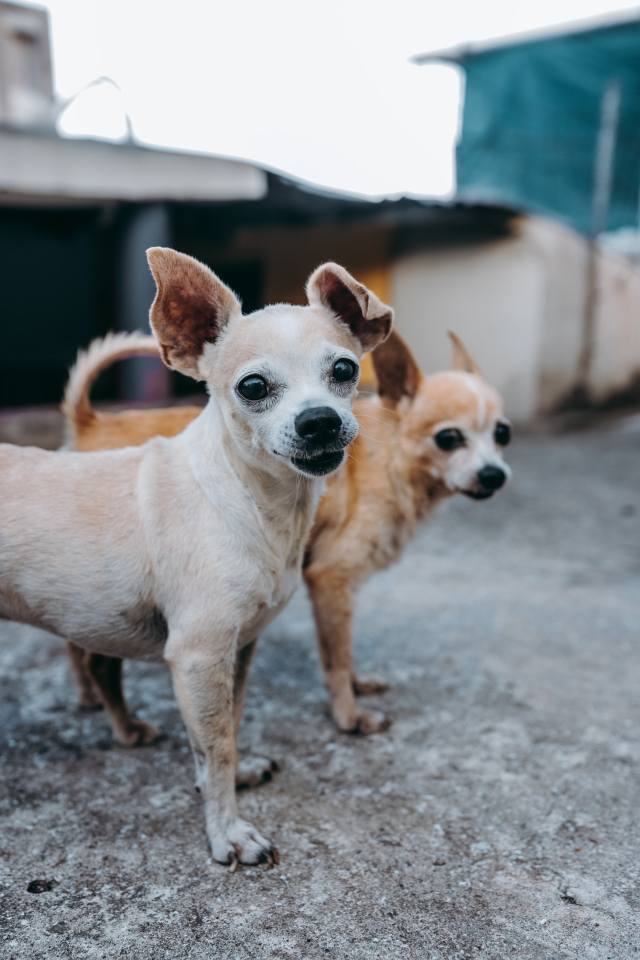
#> input picture dog_image.jpg, 1280 x 1920 px (shown at 1/2 size)
$ python image_cartoonizer.py dog_image.jpg
#> lines starting #> are read from the running program, lines starting #| are printed output that depends on the picture; after the words box and inside, x2 and y2 are one past the last pixel; in counts of white or black regions, pixels touching at a corner belong together
import cv2
import argparse


parser = argparse.ArgumentParser(description= 'Cartoonizing an image')
parser.add_argument('image', help= 'Image which is going to be cartoonize')
args = parser.parse_args()


class Cartoonizer():
	"""Cartoonizer effect
		A class that applies a cartoon effect to an image.

	"""
	def __init__(self):
		pass

	def render(self, img):
#> called with img = 'dog_image.jpg'
		img_bgr = cv2.imread(img)
#> img_bgr is the input picture: shape (1920, 1280, 3); mean B, G, R 141.5, 138.1, 133.1
		img_bgr = cv2.resize(img_bgr, (640,740))
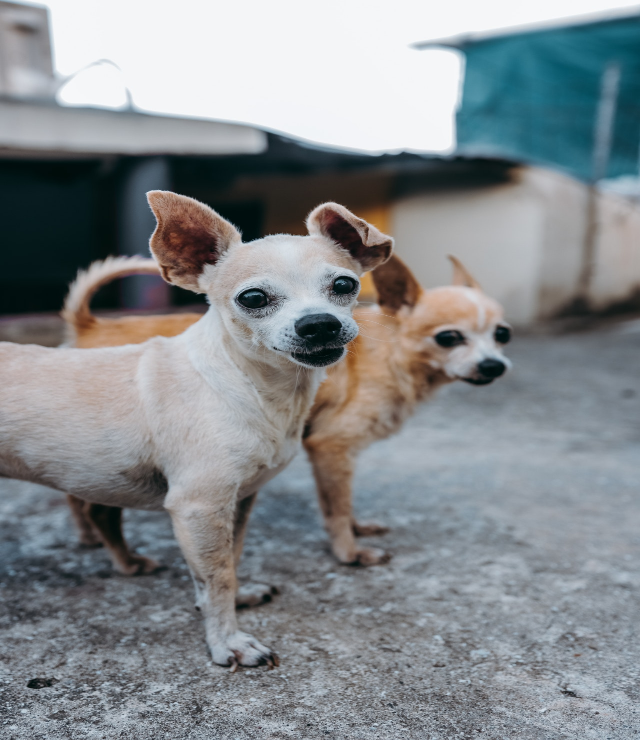
#> img_bgr: shape (740, 640, 3); mean B, G, R 141.4, 138, 133

		num_iter_bilateral = 5 #bilateral filtering steps

		# Smoothing image

		img_color = img_bgr

		img_color = cv2.pyrDown(img_color)

		for _ in range(num_iter_bilateral):
			img_color = cv2.bilateralFilter(img_color, d = 9, sigmaColor= 9, sigmaSpace= 7)

		img_color = cv2.pyrUp(img_color)
#> img_color: shape (740, 640, 3)

		# Converting into greyscale & applying the medium blur

		img_gray = cv2.cvtColor(img_bgr, cv2.COLOR_BGR2GRAY)
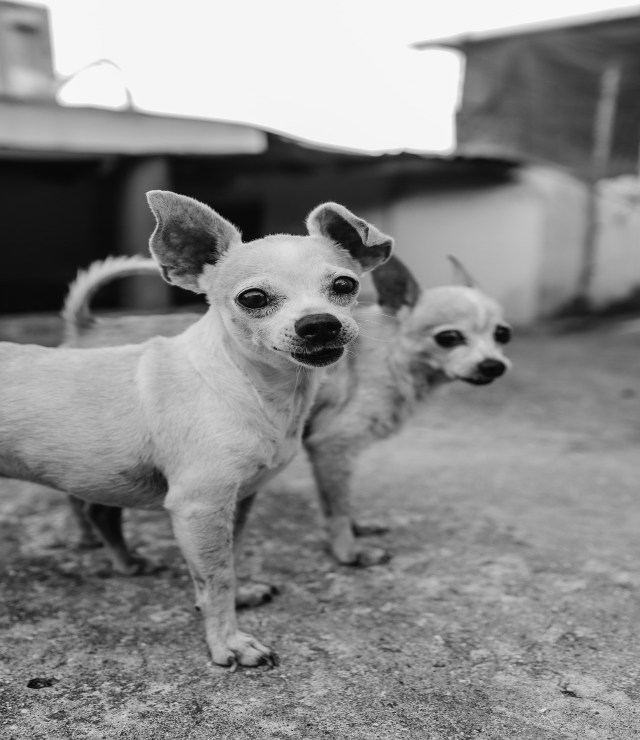
#> img_gray: shape (740, 640); min 6, max 249, mean 136.9
		img_blur = cv2.medianBlur(img_gray, ksize= 3)


		# detect edges
		img_edge = cv2.adaptiveThreshold(img_blur, 255,
										cv2.ADAPTIVE_THRESH_MEAN_C,
										cv2.THRESH_BINARY, blockSize= 9, C = 2)
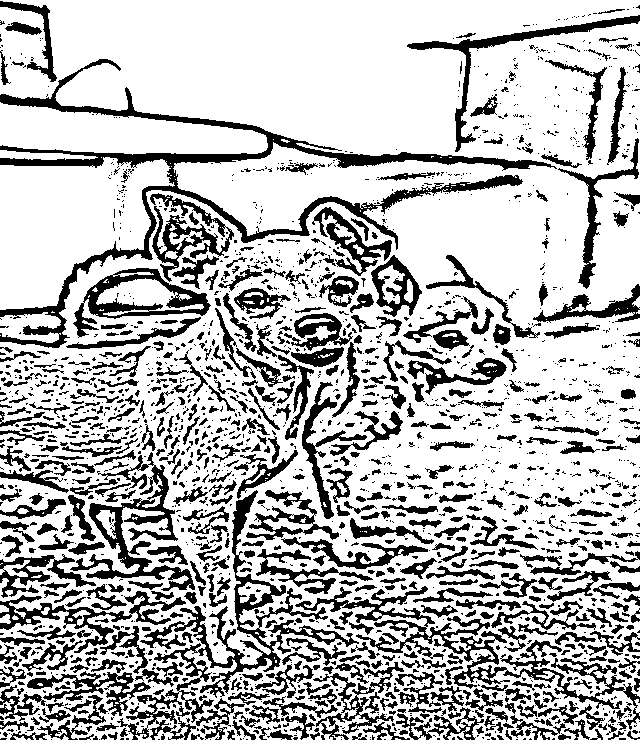
#> img_edge: shape (740, 640); 73% white; 2023 black regions (1404 under 20 px), largest, box (x1, y1, x2, y2) and area: (0, 59, 557, 348) 12266, (117, 490, 359, 740) 7231, (295, 586, 640, 730) 5915

		# Again converting back to BGR format

		img_edge = cv2.cvtColor(img_edge, cv2.COLOR_GRAY2BGR)


		return cv2.bitwise_and(img_color, img_edge)
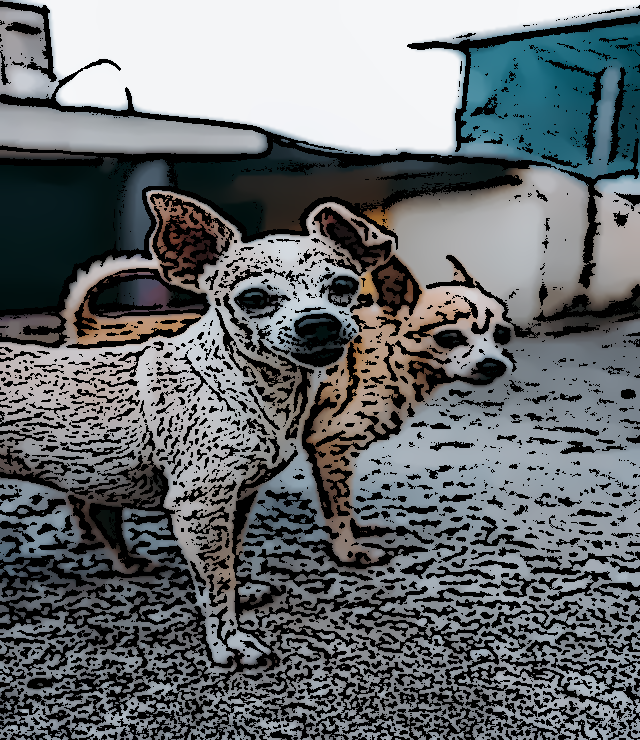
#> returned value: shape (740, 640, 3); mean of channels 0, 1, 2 110.8, 108, 103.6; drawn as B, G, R


if  __name__ == '__main__':


	#Add an image to render function as input
	cartoon = Cartoonizer()
	cartoon_image = cartoon.render(args.image)

	cv2.imwrite("cartoon_image.png", cartoon_image)
	cv2.imshow("cartoon_image", cartoon_image)
	cv2.waitKey(0)
	cv2.destroyAllWindows()
